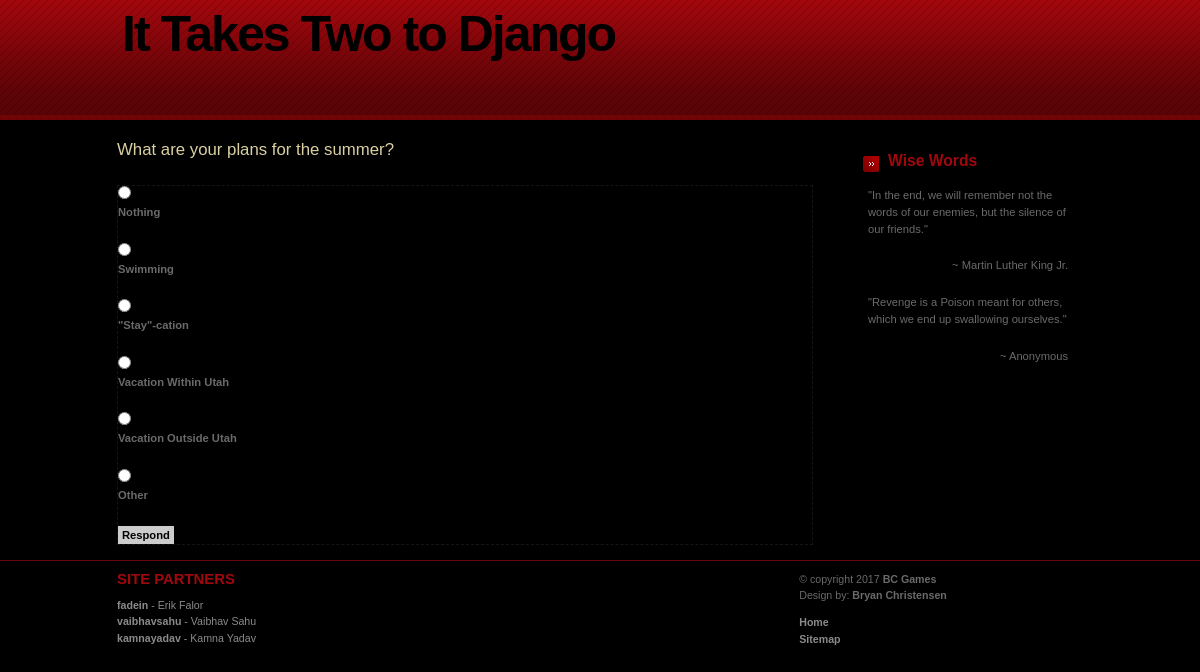
The app's page /polls/2/ with its own data.
### polls/models.py (models this page shows, shortened)
class Question(models.Model):
  question_text = models.CharField(max_length=200)
  pub_date = models.DateTimeField('date published')
  def was_published_recently(self):
    now = timezone.now()
    return now - datetime.timedelta(days=1) <= self.pub_date <= now
  was_published_recently.admin_order_field = 'pub_date'
  was_published_recently.boolean = True
  was_published_recently.short_description = 'Published recently?'

class Choice(models.Model):
  question = models.ForeignKey(Question, on_delete=models.CASCADE)
  choice_text = models.CharField(max_length=200)
  votes = models.IntegerField(default=0)

### polls/views.py (the view)
# urls.py: url(r'^(?P<pk>[0-9]+)/$', views.DetailView.as_view(), name='detail'),
class DetailView(generic.DetailView):
  model = Question
  template_name = 'polls/detail.html'

### polls/templates/polls/detail.html (shortened to what this page needs)
{% load staticfiles %}
<link rel="stylesheet" type="text/css" href="{% static 'polls/style.css' %}" />
<div id="header"><div id="header-content">
    <h1 id="logo">It Takes Two to Django</h1>
</div></div>
<div id="content-wrap"><div id="content">
    <div id="sidebar">
        <div class="sidebox">
				<h1>Wise Words</h1>
				<p>&quot;In the end, we will remember not the words of our enemies, but the silence of our friends.&quot;</p>
                <p class="align-right">~ Martin Luther King Jr.</p>
				<p>&quot;Revenge is a Poison meant for others, which we end up swallowing ourselves.&quot;</p>
				<p class="align-right">~ Anonymous</p>
			</div>
    </div>
    <div id="main">
        <h1>{{ question.question_text }}</h1>
        <form action="{% url 'polls:vote' question.id %}" method="post">
        {% for choice in question.choice_set.all %}
            <input type="radio" name="choice" id="choice{{ forloop.counter }}" value="{{choice.id }}" />
            <label for="choice{{ forloop.counter }}">{{ choice.choice_text }}</label><br />
        {% endfor %}
            <input class="button" type="submit" value="Respond" />
        </form>
    </div>
</div></div>
<div id="footer"><div id="footer-content">
    <div class="col float-left">
        <h2>Site Partners</h2>
			<ul>
				<li><a href="https://c9.io/fadein/"><strong>fadein</strong> - Erik Falor</a></li>
				<li><a href="https://c9.io/vaibhavsahu/"><strong>vaibhavsahu</strong> - Vaibhav Sahu</a></li>
				<li><a href="https://c9.io/kamnayadav/"><strong>kamnayadav</strong> - Kamna Yadav</a></li>
			</ul>
    </div>
    <div class="col2 float-right">
			<p>
			&copy; copyright 2017 <strong>BC Games</strong><br />
			Design by: <strong>Bryan Christensen</strong>&nbsp; &nbsp;
			<ul>
				<li><a href="{% url 'polls:index' %}"><strong>Home</strong></a></li>
				<li><a href="{% url 'polls:index' %}"><strong>Sitemap</strong></a></li>
			</ul>
		</div>
</div></div>

### polls/static/polls/style.css (style rules this page uses)
* { padding: 0; margin: 0; }
a { color: #F88F26; background-color: inherit; text-decoration: none }
h1, h2, h3 { font: bold 1.3em 'Trebuchet MS', Arial, Sans-serif; color: #A0080D; }
h1 { font-size: 1.6em; }
h2 { font-size: 1.4em; text-transform:uppercase; }
#main h1 { font: normal 1.5em 'Trebuchet MS', Arial, Sans-serif; color: #DBD0A3; }
#sidebar h1 { font: bold 1.4em 'Trebuchet MS', Arial, Sans-serif; background: #000 url(arrow.gif) no-repeat 10px .7em; padding: 7px 0 7px 35px; color: #A0080D; }
p, h1, h2, h3 { margin: 0; padding: 10px 15px; }
ul, ol { margin: 10px 30px; padding: 0 15px; color: #F88F26; }
form { margin: 15px; padding: 0; background: #000; border: 1px dashed #151515; }
label { display:block; font-weight:bold; margin:5px 0; }
input { padding: 2px; border: 1px solid #CCC; font: normal 1em Verdana, sans-serif; color:#000; background: #CCC; }
input.button { margin: 0; font: bold 1em Tahoma, Sans-serif; border: 1px solid #CCC; padding: 2px 3px; color: #000; background: #CCC; }
#header-content, #footer-content, #content { width: 83%; }
#header { background: #444 url(headerbg.jpg) repeat-x 0 0; height: 120px; text-align: left; }
#header-content { position: relative; margin: 0 auto; padding: 0; }
#header-content #logo { position: absolute; font: bold 50px Verdana, 'Trebuchet Ms', Sans-serif; letter-spacing: -2px; color: #000; margin: 0; padding: 0; top: 5px; left: 20px; }
#content-wrap { clear: both; float: left; background: #000; width: 100%; }
#content { text-align: left; padding: 0; margin: 0 auto; }
#sidebar { float: right; width: 260px; margin: 10px 0; padding: 0; }
#sidebar .sidebox { background: #000; margin: 5px 15px 10px 15px; }
#main { margin: 10px 0; padding: 0 270px 0 0; }
#footer { clear: both; margin: 0; padding: 0; border-top: 1px solid #68050A; font-size: 95%; text-align: left; }
#footer h2, #footer p { padding-left: 0; }
#footer-content { margin: 0 auto; }
#footer-content a { text-decoration: none; color: #8A8A8A; }
#footer-content ul { list-style: none; margin: 0; padding: 0; }
#footer-content .col { width: 32%; padding: 0 5px 30px 15px; }
#footer-content .col2 { width: 30%; padding: 0 0 30px 0; }
.float-left { float: left; }
.float-right { float: right; }
.align-right { text-align: right; }

### records on screen
Question: question_text "What are your plans for the summer?"
Choice: choice_text "Nothing"
Choice: choice_text "Swimming"
Choice: choice_text "\"Stay\"-cation"
Choice: choice_text "Vacation Within Utah"
Choice: choice_text "Vacation Outside Utah"
Choice: choice_text "Other"
